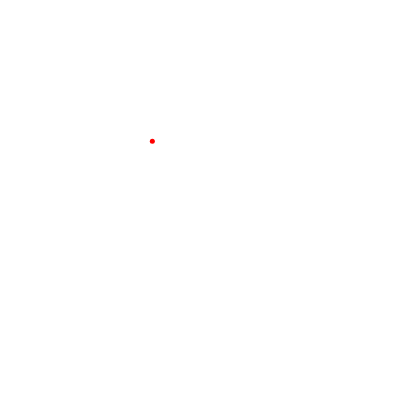
Frame 1 (no input)
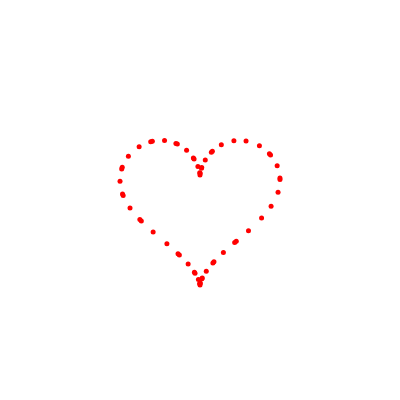
Frame 60 (no input)
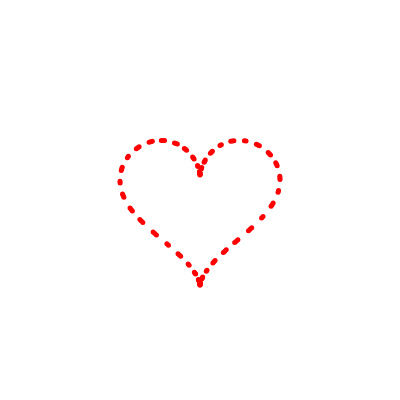
Frame 120 (the mouse pressed at the canvas centre since frame 60)

The p5.js sketch that drew these frames (run headless with seeded random() and noise() and a simulated clock; from frame 60 on, the mouse is pressed at the canvas centre):

// p5.js sketch
// ── sketch.js
/*
* Idea from https://twitter.com/MIT/status/1360971008325406721
* p5.js code by @ktorn
*/

let x = 0;
let y = 0;
let t = 0
let size = 5;

function setup() {
  createCanvas(400, 400);
  background(255);
  fill("red")
  noStroke();
}

function draw() {
  t = frameCount;

  // center origin and rotate canvas 180 degrees
  translate(width / 2, height / 2)
  rotate(PI)

  x = size * (16 * pow(sin(t), 3));
  y = size * (13 * cos(t) - 5 * cos(2 * t) - 2 * cos(3 * t) - cos(4 * t));

  circle(x, y, 5);

}
